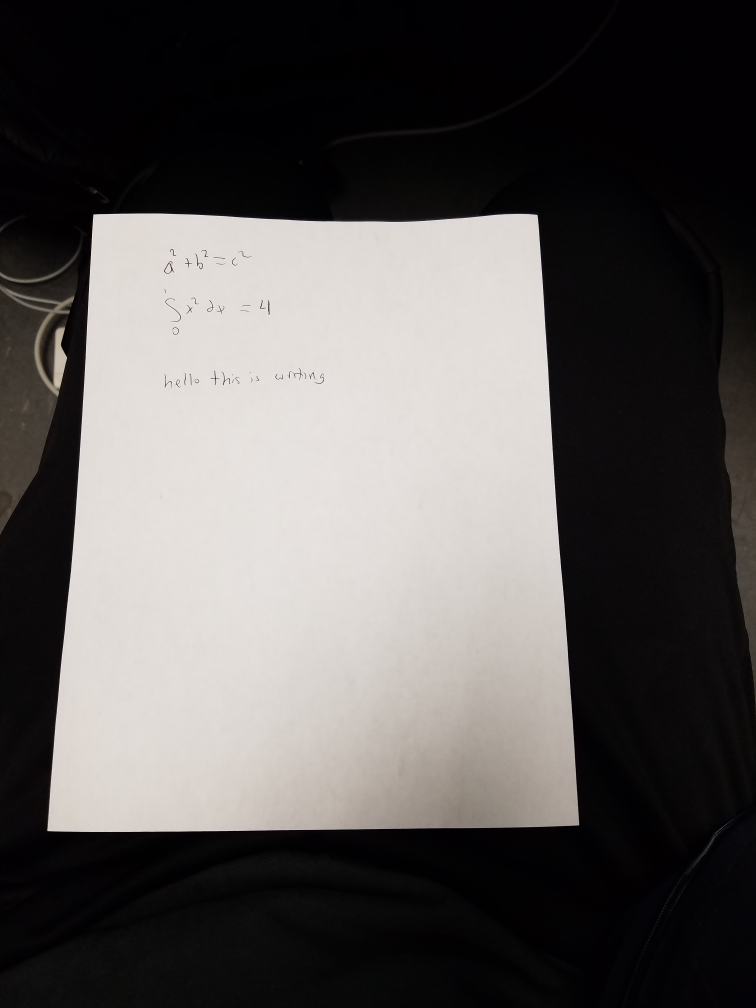
#> input picture Brandon/recognition/test.jpg, 3024 x 4032 px (shown at 1/4 size)
$ python -i support.py   (imports and definitions only)   (older library calls are emulated)
#> lines starting #> are read from the running program, lines starting #| are printed output that depends on the picture; after the words box and inside, x2 and y2 are one past the last pixel; in counts of white or black regions, pixels touching at a corner belong together
'''
Supporting function for document scanner

cornerPoints(image) - locating the corners of the document in question in an image
findName(string) - extracting file name without file extension to output in a unique folder
perspectiveTransform(image, list) - extract the location of the corner points and set thme as the base coordinates
@author: Jeffrey
'''

from PIL import Image
import numpy as np
import os
import copy
import cv2
import sys, traceback
from imutils.perspective import order_points

# [144 lines left out: functions cornerPoints, scaleTarget, findName, perspectiveTransform, downscale_image, findBorder and 4 more, not called in this run]

def cropArea(crop):
    x1, y1, x2, y2, = crop
    return max(0, x2 - x1) * max(0, y2 - y1)

# [75 lines left out: functions cropByUnion, cropByIntersect, findOptimalComponents, padCrop, not called in this run]

def textDetection(imagePath):

#> called with imagePath = 'test.jpg'
    image = cv2.imread(imagePath)
#> image is the input picture: shape (4032, 3024, 3); mean B, G, R 86, 87.3, 90.4
    grayscale = cv2.cvtColor(image, cv2.COLOR_BGR2GRAY)
    ret, mask = cv2.threshold(grayscale, 180, 255, cv2.THRESH_BINARY)
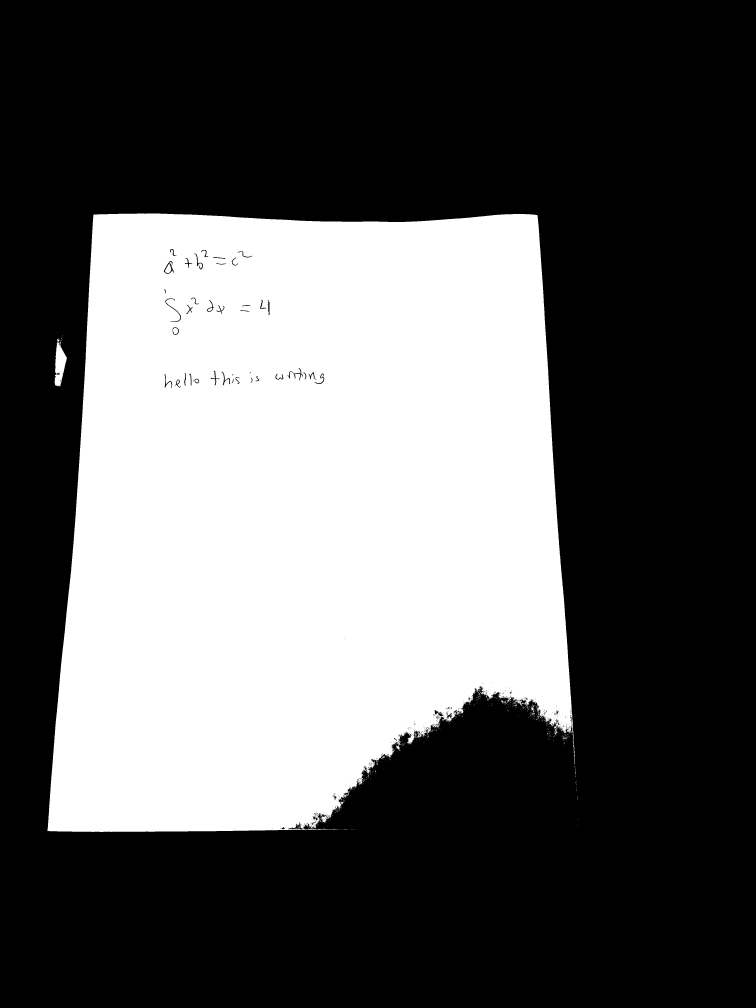
#> mask: shape (4032, 3024) (shown at 1/4 size); 35.9% white; 686 white regions (665 under 20 px), largest, box (x1, y1, x2, y2) and area: (190, 854, 2300, 3328) 4364695, (218, 1353, 268, 1546) 5311, (830, 1231, 849, 1245) 158
    imageFinal = cv2.bitwise_and(grayscale, grayscale, mask = mask)
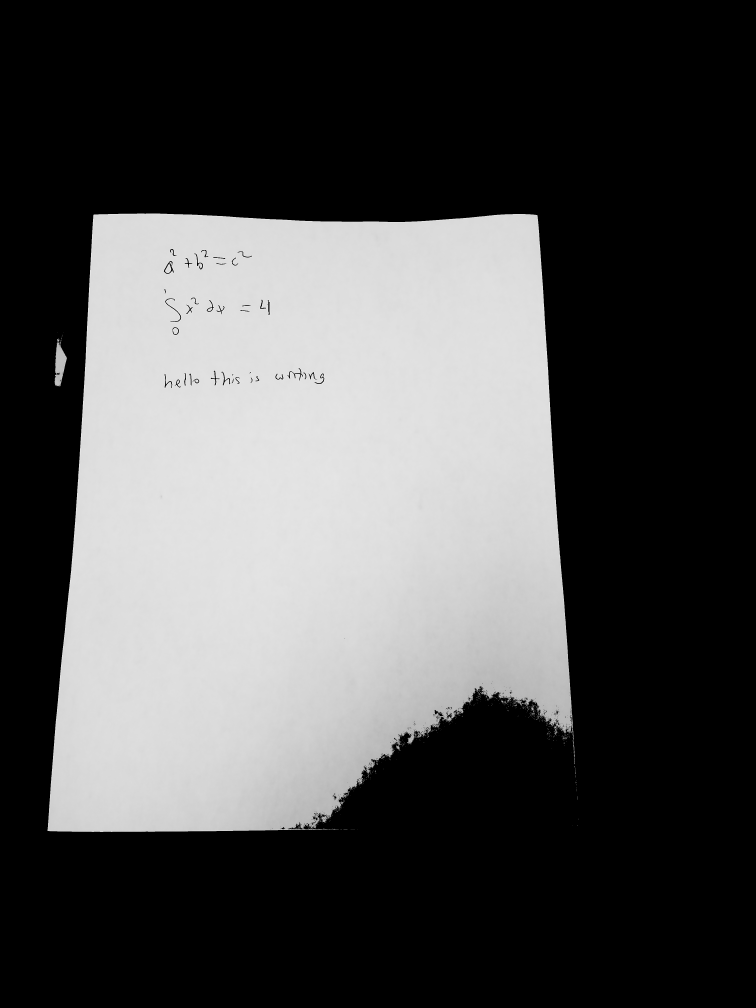
#> imageFinal: shape (4032, 3024) (shown at 1/4 size); min 0, max 254, mean 78.1
    ret, newImage = cv2.threshold(imageFinal, 180, 255, cv2.THRESH_BINARY)
    kernel = cv2.getStructuringElement(cv2.MORPH_CROSS, (3, 3))
    dilated = cv2.dilate(newImage, kernel, iterations = 9)
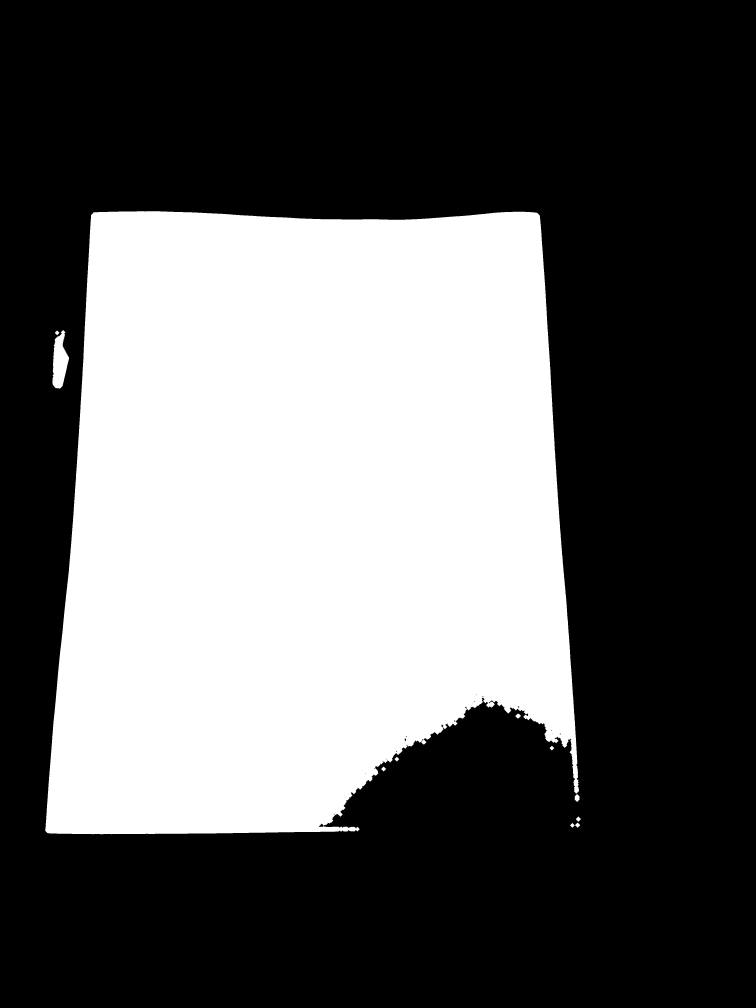
#> dilated: shape (4032, 3024) (shown at 1/4 size); 36.9% white; 11 white regions

    _, contours, _ = cv2.findContours(dilated, cv2.RETR_EXTERNAL, cv2.CHAIN_APPROX_NONE)
#> contours = 11 contours; largest, box (x1, y1, x2, y2) and area: (181, 845, 2316, 3337) 4485954, (209, 1320, 277, 1555) 9690, (2299, 3176, 2318, 3208) 396, (2061, 2854, 2084, 2874) 230, (2300, 3291, 2321, 3310) 198

    for c in contours:
        [x, y, w, h] = cv2.boundingRect(c)
        if w < 35 and h < 35:
            continue
        cv2.rectangle(image, (x, y), (x + w, y + h), (255, 0, 255), 2)

        cv2.imshow('detection result', image)
        cv2.waitKey()
#> this loop made 11 passes
#> (x, y, w, h) on passes 1 to 11: (2280, 3292, 19, 19), (2300, 3291, 21, 19), (2304, 3266, 19, 21), (2299, 3176, 19, 32), (1525, 3066, 19, 20), (1578, 3027, 19, 19), (2198, 2983, 19, 19), (2061, 2854, 23, 20), (219, 1322, 19, 19), (209, 1320, 68, 235), (181, 845, 2135, 2492)

    return image;

# [130 lines left out: functions polyArea, textDetection2, find_if_close, combineContours, saveImage, textDetection3, not called in this run]


>>> result = textDetection('test.jpg')

$ run again, on Brandon/recognition/math.jpg
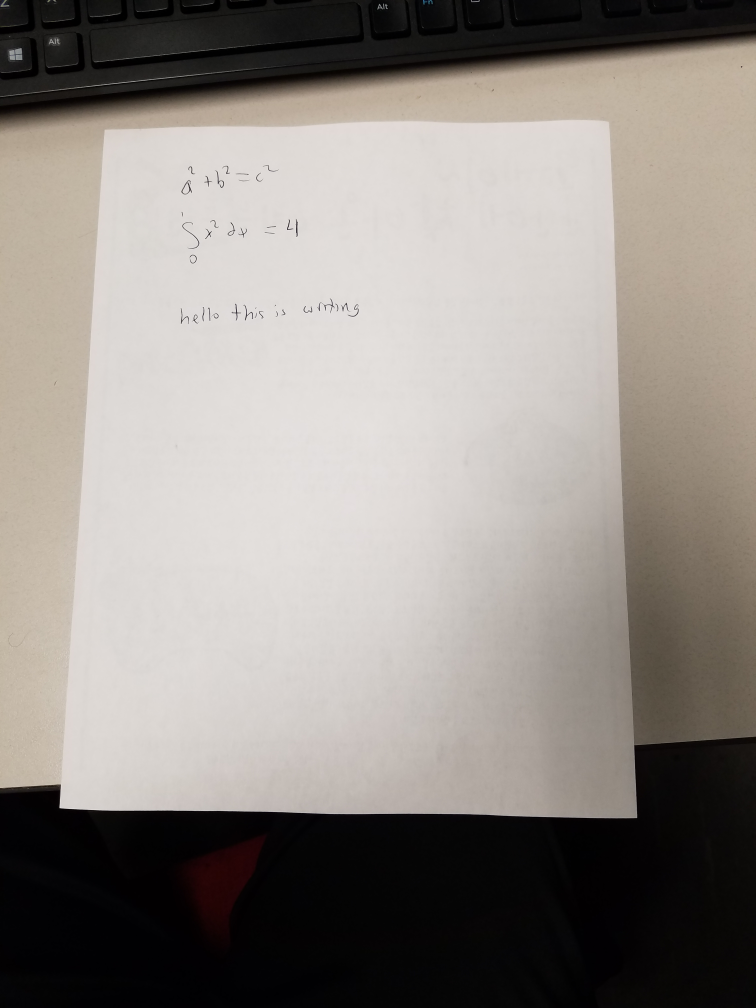
#> input picture Brandon/recognition/math.jpg, 3024 x 4032 px (shown at 1/4 size)
#> in textDetection, image is the input picture: shape (4032, 3024, 3); mean B, G, R 133.2, 138.7, 144.6
#> in textDetection, `ret, mask = cv2.threshold(grayscale, 180, 255, cv2.THRESH_BINARY)`:
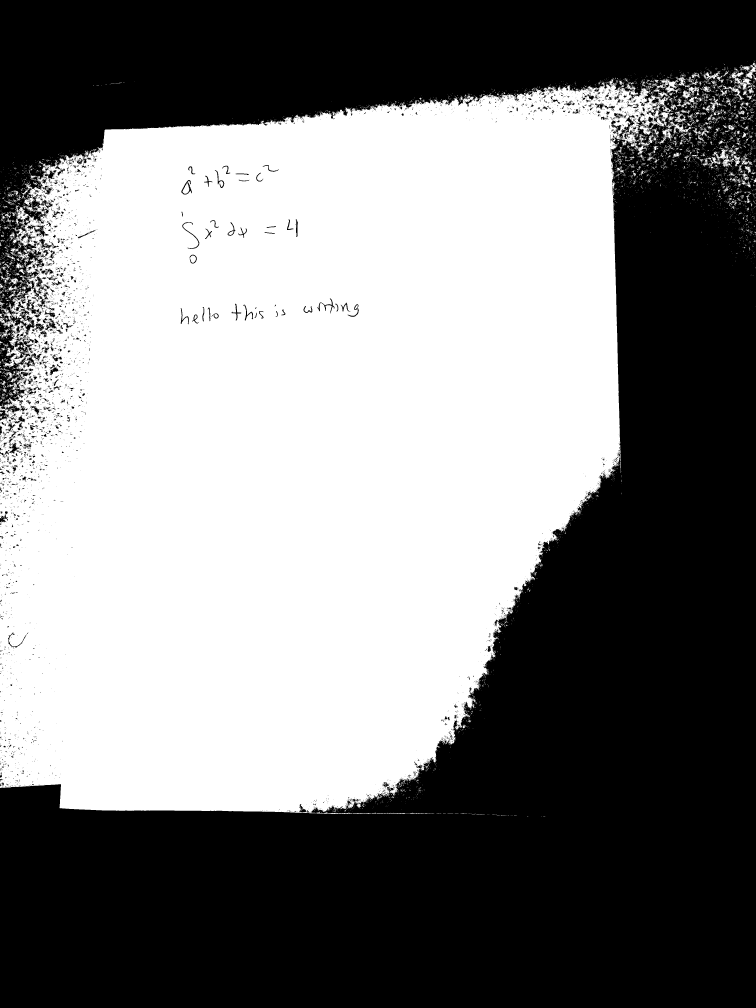
#> mask: shape (4032, 3024) (shown at 1/4 size); 49.8% white; 7362 white regions (6894 under 20 px), largest, box (x1, y1, x2, y2) and area: (0, 311, 2678, 3256) 5999371, (2607, 307, 2742, 374) 2655, (2638, 486, 2773, 578) 2306
#> in textDetection, `dilated = cv2.dilate(newImage, kernel, iterations = 9)`:
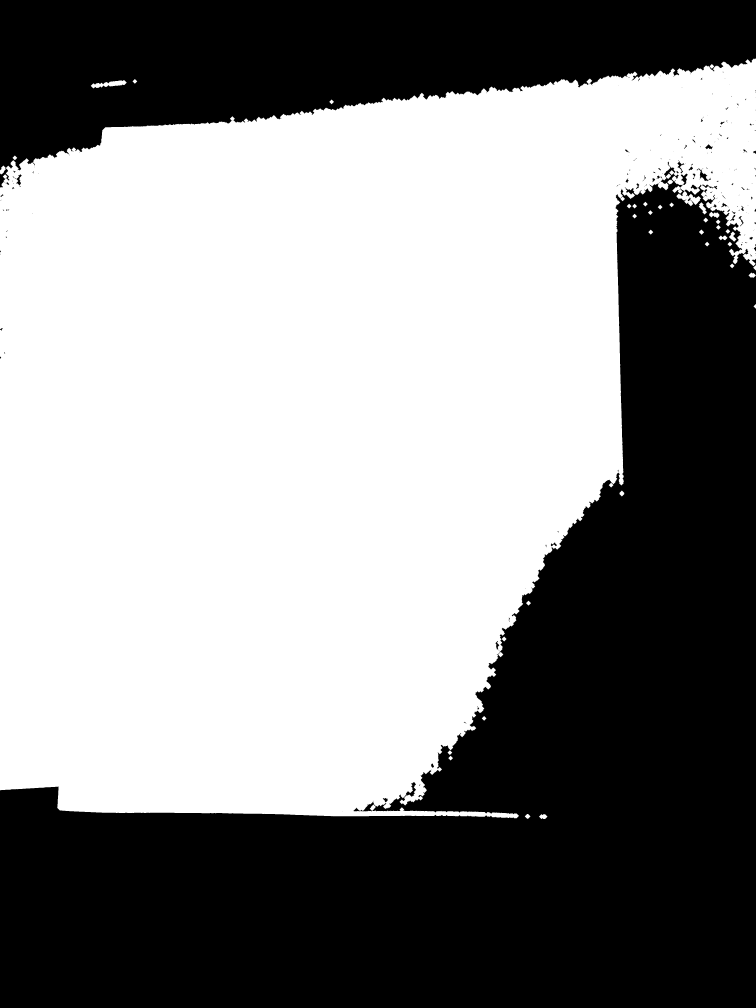
#> dilated: shape (4032, 3024) (shown at 1/4 size); 54.2% white; 181 black regions (117 under 20 px)
#> contours = 44 contours; largest, box (x1, y1, x2, y2) and area: (0, 233, 3024, 3273) 6591486, (2706, 764, 2804, 825) 2355, (363, 321, 507, 353) 2121, (2795, 809, 2828, 858) 625, (2836, 847, 2878, 873) 578
#> the loop in textDetection, `for c in contours:` made 44 passes
#> (x, y, w, h) on passes 1 to 8: (2156, 3257, 34, 19), (2099, 3256, 23, 19), (1793, 3023, 19, 19), (1790, 3001, 19, 19), (1927, 2864, 19, 19), (1993, 2608, 20, 21), (2007, 2546, 19, 20), (2104, 2403, 20, 19)

$ run again, on Brandon/recognition/nice.jpg
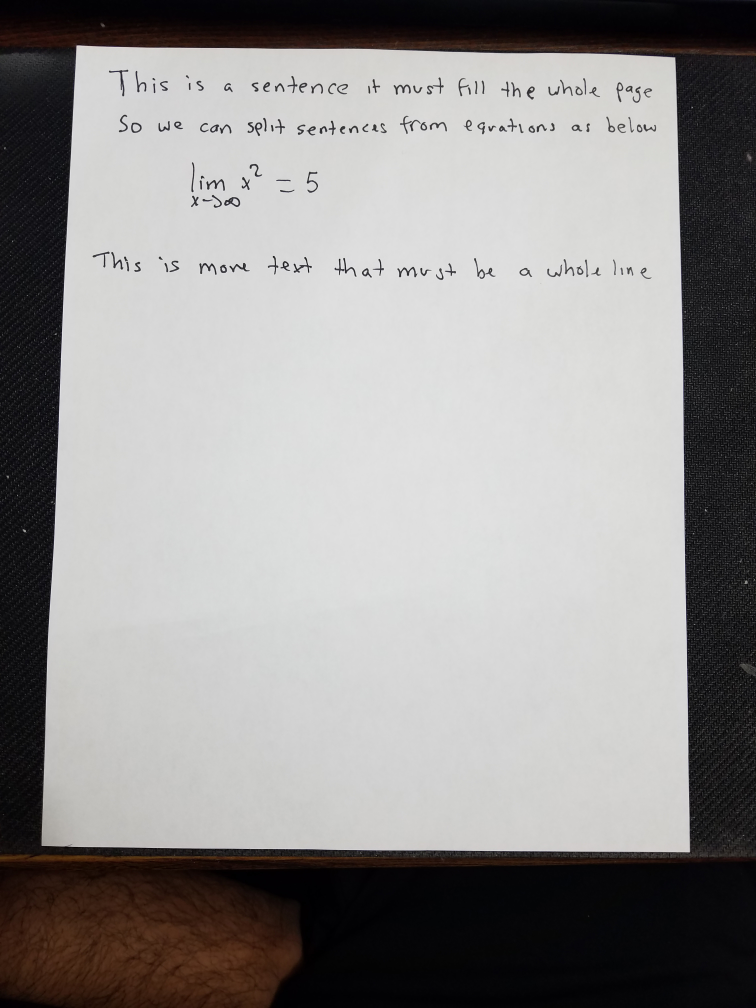
#> input picture Brandon/recognition/nice.jpg, 3024 x 4032 px (shown at 1/4 size)
#> in textDetection, image is the input picture: shape (4032, 3024, 3); mean B, G, R 145.3, 146.1, 148.1
#> in textDetection, `ret, mask = cv2.threshold(grayscale, 180, 255, cv2.THRESH_BINARY)`:
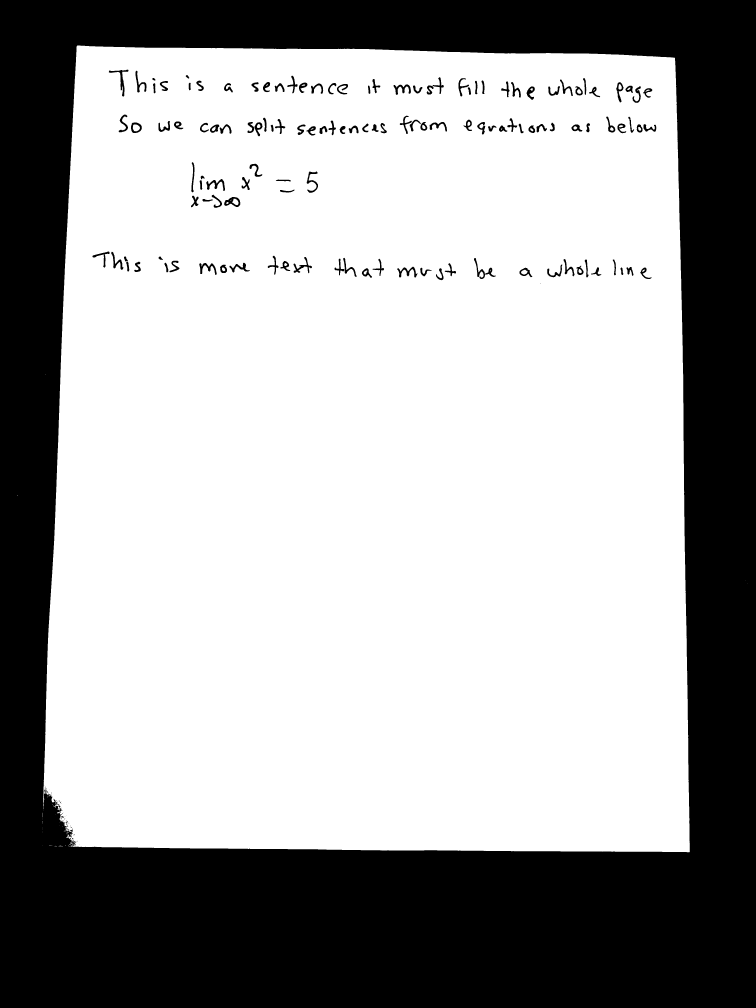
#> mask: shape (4032, 3024) (shown at 1/4 size); 64.8% white; 205 black regions (74 under 20 px), largest, box (x1, y1, x2, y2) and area: (0, 0, 3024, 4032) 4208723, (435, 278, 514, 386) 1483, (1896, 1032, 1983, 1116) 1414
#> in textDetection, `dilated = cv2.dilate(newImage, kernel, iterations = 9)`:
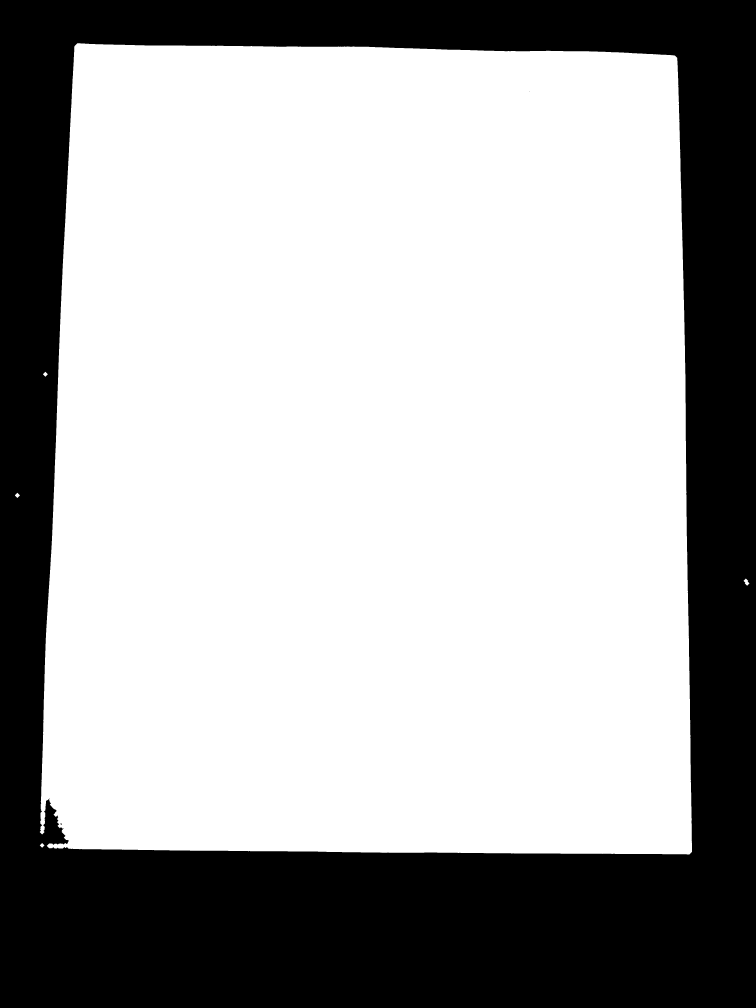
#> dilated: shape (4032, 3024) (shown at 1/4 size); 66.4% white; 3 black regions (1 under 20 px)
#> contours = 5 contours; box (x1, y1, x2, y2) and area: (159, 173, 2768, 3418) 8085928, (2974, 2314, 2998, 2343) 305, (60, 1971, 80, 1992) 199, (172, 1487, 191, 1507) 180, (159, 3372, 178, 3391) 162
#> the loop in textDetection, `for c in contours:` made 5 passes
#> (x, y, w, h) on passes 1 to 5: (159, 3372, 19, 19), (2974, 2314, 24, 29), (60, 1971, 20, 21), (172, 1487, 19, 20), (159, 173, 2609, 3245)
